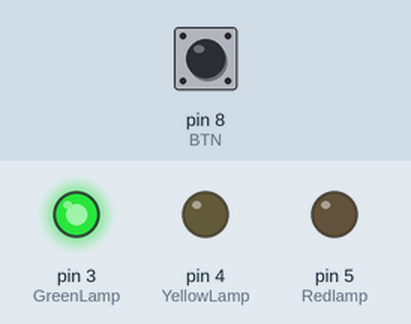
Simulated run of this sketch. Board: Arduino Uno, built with avr-gcc and run on an emulated ATmega328P. Shown: output pins drawn as LEDs (lit = HIGH). Dashed ring = blinking. Inputs (shaded band) come from the test bench; at power-on: pin 8 (BTN) HIGH.

Above: at 1.2 s.
1.3 s: pin 8 (BTN) pulled LOW for 3.2 s
At 2.1 s:
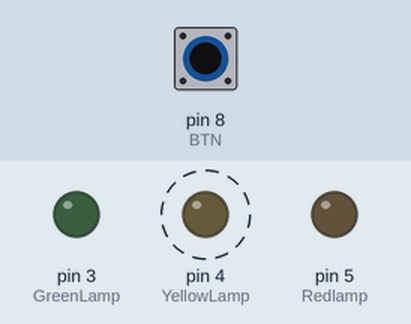
At 4.9 s:
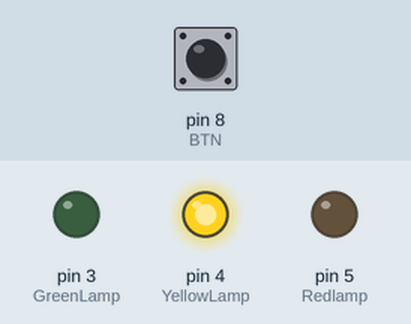
6.0 s: pin 8 (BTN) pulled LOW for 0.15 s
At 7.1 s:
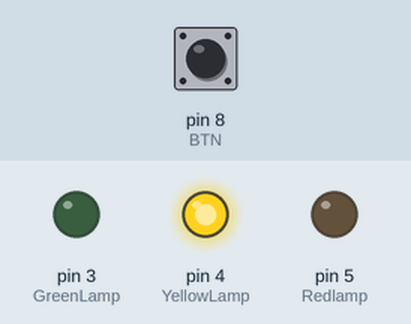
9.1 s: pin 8 (BTN) pulled LOW for 1 s
Timing chart, 0 to 22.1 s (numbered marks = the images above; inputs shaded):
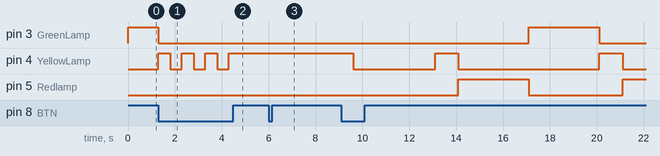

Measured:
- after the input at 1.3 s, pin 3 (GreenLamp): HIGH → LOW after 0.00 s instead of 1.7 s; pin 5 (Redlamp): stays LOW (without the input it goes to HIGH after 2.7 s)
- after the input at 6.0 s, pin 4 (YellowLamp): stays HIGH (without the input it goes to LOW after 2.5 s); pin 5 (Redlamp): stays LOW (without the input it goes to HIGH after 2.5 s)
- by itself, pin 4 (YellowLamp): alternates HIGH for 0.50 s and LOW for 0.50 s, 7 changes in all, then stays HIGH

The sketch:

TraficLamp2.ino
```cpp
// ───────────────────────────────
// 功能說明
// 主功能:紅綠燈程式
// 副功能:按住按鈕閃黃燈
// 亮點:非阻塞式程式設計
//      陣列使用
// ───────────────────────────────
// ───────────────────────────────
// 定義按鈕與燈號腳位
// ───────────────────────────────
const int BTN = 8;              // 按鈕接在腳位 8，用來切換到故障模式
const int GreenLamp = 3, YellowLamp = 4, Redlamp = 5;  // 綠燈、黃燈、紅燈分別接在腳位 3、4、5
//GrnLmp //Button->BTN

// ───────────────────────────────
// 燈號時序設定
// ───────────────────────────────
// 正常模式下各燈號持續時間 (毫秒)
const unsigned long PHASE_DUR[] = {3000, 1000, 3000}; // 綠燈 5 秒，黃燈 2 秒，紅燈 5 秒
const int PINS[] = {GreenLamp, YellowLamp, Redlamp};   // 方便用陣列存取燈號腳位

// ───────────────────────────────
// 狀態變數
// ───────────────────────────────
int phase = 0;                  // 目前燈號階段：0=綠燈, 1=黃燈, 2=紅燈
unsigned long phaseStart = 0;   // 當前燈號開始的時間點 (毫秒)
unsigned long faultBlink = 0;   // 故障模式下的閃爍計時基準
bool faultOn = false;           // 故障模式下，黃燈是否亮起

// ───────────────────────────────
// 將所有燈號熄滅
// ───────────────────────────────
void allOff() {
    digitalWrite(GreenLamp, LOW);
    digitalWrite(YellowLamp, LOW);
    digitalWrite(Redlamp, LOW);
}

// ───────────────────────────────
// 啟動某個燈號階段
// ───────────────────────────────
void startPhase(int p) {
    allOff();                   // 先全部熄滅，避免重疊
    phase = p;                  // 更新目前階段
    phaseStart = millis();      // 記錄開始時間
    digitalWrite(PINS[p], HIGH);// 將對應燈號打開
}

// ───────────────────────────────
// 初始化設定
// ───────────────────────────────
void setup() {
    pinMode(BTN, INPUT_PULLUP); // 按鈕使用內建上拉電阻
    pinMode(GreenLamp, OUTPUT);         // 綠燈腳位設為輸出
    pinMode(YellowLamp, OUTPUT);         // 黃燈腳位設為輸出
    pinMode(Redlamp, OUTPUT);         // 紅燈腳位設為輸出

    startPhase(0);              // 程式啟動時，先從綠燈開始
}

// ───────────────────────────────
// 主迴圈：持續檢查按鈕與燈號狀態
// ───────────────────────────────
void loop() {
    unsigned long now = millis();   // 取得目前時間 (毫秒)

    if (digitalRead(BTN) == LOW) {
        // ── 故障模式：黃燈閃爍 ──
        if (now - faultBlink >= 500) {  // 每 500ms 切換一次狀態
            faultBlink = now;           // 更新閃爍基準時間
            faultOn = !faultOn;         // 切換亮/暗狀態
            allOff();                   // 先全部熄滅
            if (faultOn) digitalWrite(YellowLamp, HIGH); // 若狀態為亮，點亮黃燈
        }
        phaseStart = now;   // 若故障模式結束，重設正常模式的計時基準
    } else {
        // ── 正常時序模式 ──
        faultOn = false;    // 確保故障狀態關閉
        if (now - phaseStart >= PHASE_DUR[phase]) {
            // 當前燈號時間已到，切換到下一個燈號
            startPhase((phase + 1) % 3); // 循環切換：G→Y→R→G
        }
    }
}
```
